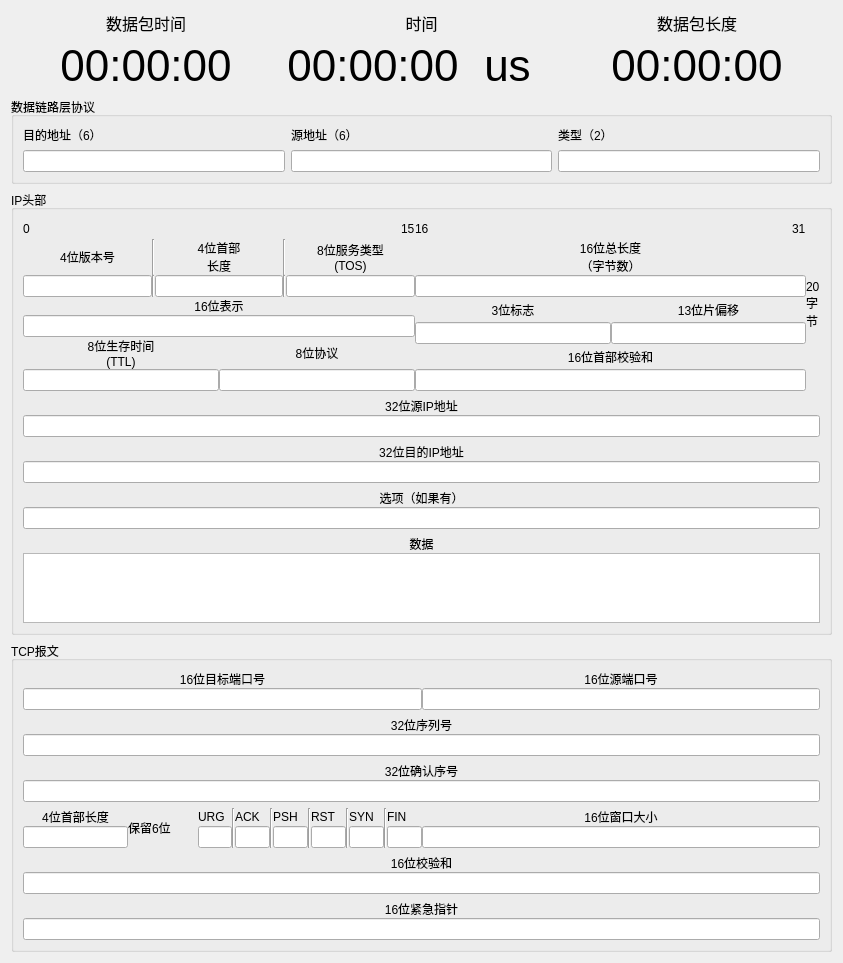
<?xml version="1.0" encoding="UTF-8"?>
<ui version="4.0">
 <class>TcpForm</class>
 <widget class="QWidget" name="TcpForm">
  <property name="geometry">
   <rect>
    <x>0</x>
    <y>0</y>
    <width>843</width>
    <height>917</height>
   </rect>
  </property>
  <property name="windowTitle">
   <string>Form</string>
  </property>
  <layout class="QVBoxLayout" name="verticalLayout_17" stretch="0,0,1,1">
   <item>
    <layout class="QHBoxLayout" name="horizontalLayout_13">
     <item>
      <layout class="QVBoxLayout" name="verticalLayout_36">
       <item>
        <widget class="QLabel" name="label_38">
         <property name="font">
          <font>
           <pointsize>12</pointsize>
          </font>
         </property>
         <property name="text">
          <string>数据包时间</string>
         </property>
         <property name="alignment">
          <set>Qt::AlignCenter</set>
         </property>
        </widget>
       </item>
       <item>
        <widget class="QLabel" name="label_time">
         <property name="font">
          <font>
           <pointsize>33</pointsize>
          </font>
         </property>
         <property name="lineWidth">
          <number>1</number>
         </property>
         <property name="text">
          <string>00:00:00</string>
         </property>
         <property name="alignment">
          <set>Qt::AlignCenter</set>
         </property>
        </widget>
       </item>
      </layout>
     </item>
     <item>
      <layout class="QVBoxLayout" name="verticalLayout_37">
       <item>
        <widget class="QLabel" name="label_39">
         <property name="font">
          <font>
           <pointsize>12</pointsize>
          </font>
         </property>
         <property name="text">
          <string>时间</string>
         </property>
         <property name="alignment">
          <set>Qt::AlignCenter</set>
         </property>
        </widget>
       </item>
       <item>
        <layout class="QHBoxLayout" name="horizontalLayout_14" stretch="0,0">
         <property name="spacing">
          <number>0</number>
         </property>
         <item>
          <widget class="QLabel" name="label_time_2">
           <property name="font">
            <font>
             <pointsize>33</pointsize>
            </font>
           </property>
           <property name="lineWidth">
            <number>1</number>
           </property>
           <property name="text">
            <string>00:00:00</string>
           </property>
           <property name="alignment">
            <set>Qt::AlignCenter</set>
           </property>
          </widget>
         </item>
         <item>
          <widget class="QLabel" name="label_time_3">
           <property name="font">
            <font>
             <pointsize>33</pointsize>
            </font>
           </property>
           <property name="lineWidth">
            <number>1</number>
           </property>
           <property name="text">
            <string>us</string>
           </property>
           <property name="alignment">
            <set>Qt::AlignCenter</set>
           </property>
          </widget>
         </item>
        </layout>
       </item>
      </layout>
     </item>
     <item>
      <layout class="QVBoxLayout" name="verticalLayout_38">
       <item>
        <widget class="QLabel" name="label_40">
         <property name="font">
          <font>
           <pointsize>12</pointsize>
          </font>
         </property>
         <property name="text">
          <string>数据包长度</string>
         </property>
         <property name="alignment">
          <set>Qt::AlignCenter</set>
         </property>
        </widget>
       </item>
       <item>
        <widget class="QLabel" name="label_len">
         <property name="font">
          <font>
           <pointsize>33</pointsize>
          </font>
         </property>
         <property name="lineWidth">
          <number>1</number>
         </property>
         <property name="text">
          <string>00:00:00</string>
         </property>
         <property name="alignment">
          <set>Qt::AlignCenter</set>
         </property>
        </widget>
       </item>
      </layout>
     </item>
    </layout>
   </item>
   <item>
    <widget class="QGroupBox" name="groupBox_3">
     <property name="title">
      <string>数据链路层协议</string>
     </property>
     <layout class="QHBoxLayout" name="horizontalLayout_12">
      <item>
       <layout class="QVBoxLayout" name="verticalLayout_33">
        <item>
         <widget class="QLabel" name="label_35">
          <property name="text">
           <string>目的地址（6）</string>
          </property>
         </widget>
        </item>
        <item>
         <widget class="QLineEdit" name="maclinkSrc"/>
        </item>
       </layout>
      </item>
      <item>
       <layout class="QVBoxLayout" name="verticalLayout_34">
        <item>
         <widget class="QLabel" name="label_36">
          <property name="text">
           <string>源地址（6）</string>
          </property>
         </widget>
        </item>
        <item>
         <widget class="QLineEdit" name="maclinkDes"/>
        </item>
       </layout>
      </item>
      <item>
       <layout class="QVBoxLayout" name="verticalLayout_35">
        <item>
         <widget class="QLabel" name="label_37">
          <property name="text">
           <string>类型（2）</string>
          </property>
         </widget>
        </item>
        <item>
         <widget class="QLineEdit" name="maclinkType"/>
        </item>
       </layout>
      </item>
     </layout>
    </widget>
   </item>
   <item>
    <widget class="QGroupBox" name="groupBox">
     <property name="font">
      <font>
       <pointsize>9</pointsize>
      </font>
     </property>
     <property name="title">
      <string>IP头部</string>
     </property>
     <layout class="QHBoxLayout" name="horizontalLayout_8">
      <item>
       <layout class="QVBoxLayout" name="verticalLayout_16">
        <item>
         <layout class="QHBoxLayout" name="horizontalLayout_7">
          <property name="spacing">
           <number>0</number>
          </property>
          <item>
           <layout class="QVBoxLayout" name="verticalLayout_15">
            <property name="spacing">
             <number>0</number>
            </property>
            <item>
             <layout class="QVBoxLayout" name="verticalLayout">
              <property name="spacing">
               <number>0</number>
              </property>
              <item>
               <layout class="QHBoxLayout" name="horizontalLayout">
                <property name="spacing">
                 <number>0</number>
                </property>
                <item>
                 <widget class="QLabel" name="label">
                  <property name="text">
                   <string>0</string>
                  </property>
                 </widget>
                </item>
                <item>
                 <spacer name="horizontalSpacer">
                  <property name="orientation">
                   <enum>Qt::Horizontal</enum>
                  </property>
                  <property name="sizeHint" stdset="0">
                   <size>
                    <width>40</width>
                    <height>20</height>
                   </size>
                  </property>
                 </spacer>
                </item>
                <item>
                 <widget class="QLabel" name="label_2">
                  <property name="text">
                   <string>15</string>
                  </property>
                 </widget>
                </item>
               </layout>
              </item>
              <item>
               <layout class="QHBoxLayout" name="horizontalLayout_2">
                <property name="spacing">
                 <number>0</number>
                </property>
                <item>
                 <widget class="QLabel" name="label_3">
                  <property name="text">
                   <string>4位版本号</string>
                  </property>
                  <property name="alignment">
                   <set>Qt::AlignCenter</set>
                  </property>
                 </widget>
                </item>
                <item>
                 <widget class="Line" name="line">
                  <property name="orientation">
                   <enum>Qt::Vertical</enum>
                  </property>
                 </widget>
                </item>
                <item>
                 <widget class="QLabel" name="label_4">
                  <property name="text">
                   <string>4位首部
长度</string>
                  </property>
                  <property name="alignment">
                   <set>Qt::AlignCenter</set>
                  </property>
                 </widget>
                </item>
                <item>
                 <widget class="Line" name="line_2">
                  <property name="orientation">
                   <enum>Qt::Vertical</enum>
                  </property>
                 </widget>
                </item>
                <item>
                 <widget class="QLabel" name="label_5">
                  <property name="text">
                   <string>8位服务类型
(TOS)</string>
                  </property>
                  <property name="alignment">
                   <set>Qt::AlignCenter</set>
                  </property>
                 </widget>
                </item>
               </layout>
              </item>
              <item>
               <layout class="QHBoxLayout" name="horizontalLayout_3">
                <property name="spacing">
                 <number>0</number>
                </property>
                <item>
                 <widget class="QLineEdit" name="IPver"/>
                </item>
                <item>
                 <widget class="Line" name="line_3">
                  <property name="orientation">
                   <enum>Qt::Vertical</enum>
                  </property>
                 </widget>
                </item>
                <item>
                 <widget class="QLineEdit" name="IPihl"/>
                </item>
                <item>
                 <widget class="Line" name="line_4">
                  <property name="orientation">
                   <enum>Qt::Vertical</enum>
                  </property>
                 </widget>
                </item>
                <item>
                 <widget class="QLineEdit" name="IPtos"/>
                </item>
               </layout>
              </item>
             </layout>
            </item>
            <item>
             <layout class="QVBoxLayout" name="verticalLayout_3">
              <property name="spacing">
               <number>0</number>
              </property>
              <item>
               <widget class="QLabel" name="label_6">
                <property name="text">
                 <string>16位表示</string>
                </property>
                <property name="alignment">
                 <set>Qt::AlignCenter</set>
                </property>
               </widget>
              </item>
              <item>
               <widget class="QLineEdit" name="IPidentification"/>
              </item>
             </layout>
            </item>
            <item>
             <layout class="QHBoxLayout" name="horizontalLayout_6">
              <property name="spacing">
               <number>0</number>
              </property>
              <item>
               <layout class="QVBoxLayout" name="verticalLayout_6">
                <property name="spacing">
                 <number>0</number>
                </property>
                <item>
                 <widget class="QLabel" name="label_12">
                  <property name="text">
                   <string>8位生存时间
(TTL)</string>
                  </property>
                  <property name="alignment">
                   <set>Qt::AlignCenter</set>
                  </property>
                 </widget>
                </item>
                <item>
                 <widget class="QLineEdit" name="IPttl"/>
                </item>
               </layout>
              </item>
              <item>
               <layout class="QVBoxLayout" name="verticalLayout_7">
                <property name="spacing">
                 <number>0</number>
                </property>
                <item>
                 <widget class="QLabel" name="label_13">
                  <property name="text">
                   <string>8位协议</string>
                  </property>
                  <property name="alignment">
                   <set>Qt::AlignCenter</set>
                  </property>
                 </widget>
                </item>
                <item>
                 <widget class="QLineEdit" name="IPproto"/>
                </item>
               </layout>
              </item>
             </layout>
            </item>
           </layout>
          </item>
          <item>
           <layout class="QVBoxLayout" name="verticalLayout_14">
            <property name="spacing">
             <number>0</number>
            </property>
            <item>
             <layout class="QVBoxLayout" name="verticalLayout_2">
              <property name="spacing">
               <number>0</number>
              </property>
              <item>
               <layout class="QHBoxLayout" name="horizontalLayout_4">
                <property name="spacing">
                 <number>0</number>
                </property>
                <item>
                 <widget class="QLabel" name="label_7">
                  <property name="text">
                   <string>16</string>
                  </property>
                 </widget>
                </item>
                <item>
                 <spacer name="horizontalSpacer_2">
                  <property name="orientation">
                   <enum>Qt::Horizontal</enum>
                  </property>
                  <property name="sizeHint" stdset="0">
                   <size>
                    <width>40</width>
                    <height>20</height>
                   </size>
                  </property>
                 </spacer>
                </item>
                <item>
                 <widget class="QLabel" name="label_8">
                  <property name="text">
                   <string>31</string>
                  </property>
                 </widget>
                </item>
               </layout>
              </item>
              <item>
               <widget class="QLabel" name="label_9">
                <property name="text">
                 <string>16位总长度
（字节数）</string>
                </property>
                <property name="alignment">
                 <set>Qt::AlignCenter</set>
                </property>
               </widget>
              </item>
              <item>
               <widget class="QLineEdit" name="IPtlen"/>
              </item>
             </layout>
            </item>
            <item>
             <layout class="QHBoxLayout" name="horizontalLayout_5">
              <property name="spacing">
               <number>0</number>
              </property>
              <item>
               <layout class="QVBoxLayout" name="verticalLayout_4">
                <property name="spacing">
                 <number>0</number>
                </property>
                <item>
                 <widget class="QLabel" name="label_10">
                  <property name="text">
                   <string>3位标志</string>
                  </property>
                  <property name="alignment">
                   <set>Qt::AlignCenter</set>
                  </property>
                 </widget>
                </item>
                <item>
                 <widget class="QLineEdit" name="IPflag"/>
                </item>
               </layout>
              </item>
              <item>
               <layout class="QVBoxLayout" name="verticalLayout_5">
                <property name="spacing">
                 <number>0</number>
                </property>
                <item>
                 <widget class="QLabel" name="label_11">
                  <property name="text">
                   <string>13位片偏移</string>
                  </property>
                  <property name="alignment">
                   <set>Qt::AlignCenter</set>
                  </property>
                 </widget>
                </item>
                <item>
                 <widget class="QLineEdit" name="IPoffset"/>
                </item>
               </layout>
              </item>
             </layout>
            </item>
            <item>
             <layout class="QVBoxLayout" name="verticalLayout_8">
              <property name="spacing">
               <number>0</number>
              </property>
              <item>
               <widget class="QLabel" name="label_14">
                <property name="text">
                 <string>16位首部校验和</string>
                </property>
                <property name="alignment">
                 <set>Qt::AlignCenter</set>
                </property>
               </widget>
              </item>
              <item>
               <widget class="QLineEdit" name="IPchecksum"/>
              </item>
             </layout>
            </item>
           </layout>
          </item>
          <item>
           <layout class="QVBoxLayout" name="verticalLayout_13">
            <property name="spacing">
             <number>0</number>
            </property>
            <item>
             <widget class="QLabel" name="label_20">
              <property name="text">
               <string>20
字
节</string>
              </property>
             </widget>
            </item>
           </layout>
          </item>
         </layout>
        </item>
        <item>
         <layout class="QVBoxLayout" name="verticalLayout_9">
          <property name="spacing">
           <number>0</number>
          </property>
          <item>
           <widget class="QLabel" name="label_15">
            <property name="text">
             <string>32位源IP地址</string>
            </property>
            <property name="alignment">
             <set>Qt::AlignCenter</set>
            </property>
           </widget>
          </item>
          <item>
           <widget class="QLineEdit" name="IPsrc"/>
          </item>
         </layout>
        </item>
        <item>
         <layout class="QVBoxLayout" name="verticalLayout_10">
          <property name="spacing">
           <number>0</number>
          </property>
          <item>
           <widget class="QLabel" name="label_16">
            <property name="text">
             <string>32位目的IP地址</string>
            </property>
            <property name="alignment">
             <set>Qt::AlignCenter</set>
            </property>
           </widget>
          </item>
          <item>
           <widget class="QLineEdit" name="IPdst"/>
          </item>
         </layout>
        </item>
        <item>
         <layout class="QVBoxLayout" name="verticalLayout_11">
          <property name="spacing">
           <number>0</number>
          </property>
          <item>
           <widget class="QLabel" name="label_17">
            <property name="text">
             <string>选项（如果有）</string>
            </property>
            <property name="alignment">
             <set>Qt::AlignCenter</set>
            </property>
           </widget>
          </item>
          <item>
           <widget class="QLineEdit" name="IPoption"/>
          </item>
         </layout>
        </item>
        <item>
         <layout class="QVBoxLayout" name="verticalLayout_12">
          <property name="spacing">
           <number>0</number>
          </property>
          <item>
           <widget class="QLabel" name="label_18">
            <property name="text">
             <string>数据</string>
            </property>
            <property name="alignment">
             <set>Qt::AlignCenter</set>
            </property>
           </widget>
          </item>
          <item>
           <widget class="QTextEdit" name="IPdata"/>
          </item>
         </layout>
        </item>
       </layout>
      </item>
     </layout>
    </widget>
   </item>
   <item>
    <widget class="QGroupBox" name="groupBox_2">
     <property name="title">
      <string>TCP报文</string>
     </property>
     <layout class="QVBoxLayout" name="verticalLayout_18">
      <item>
       <layout class="QHBoxLayout" name="horizontalLayout_9">
        <property name="spacing">
         <number>0</number>
        </property>
        <item>
         <layout class="QVBoxLayout" name="verticalLayout_19">
          <property name="spacing">
           <number>0</number>
          </property>
          <item>
           <widget class="QLabel" name="label_19">
            <property name="text">
             <string>16位目标端口号</string>
            </property>
            <property name="alignment">
             <set>Qt::AlignCenter</set>
            </property>
           </widget>
          </item>
          <item>
           <widget class="QLineEdit" name="tcpSrcport"/>
          </item>
         </layout>
        </item>
        <item>
         <layout class="QVBoxLayout" name="verticalLayout_20">
          <property name="spacing">
           <number>0</number>
          </property>
          <item>
           <widget class="QLabel" name="label_21">
            <property name="text">
             <string>16位源端口号</string>
            </property>
            <property name="alignment">
             <set>Qt::AlignCenter</set>
            </property>
           </widget>
          </item>
          <item>
           <widget class="QLineEdit" name="tcpDesport"/>
          </item>
         </layout>
        </item>
       </layout>
      </item>
      <item>
       <layout class="QVBoxLayout" name="verticalLayout_21">
        <property name="spacing">
         <number>0</number>
        </property>
        <item>
         <widget class="QLabel" name="label_22">
          <property name="text">
           <string>32位序列号</string>
          </property>
          <property name="alignment">
           <set>Qt::AlignCenter</set>
          </property>
         </widget>
        </item>
        <item>
         <widget class="QLineEdit" name="tcpseq"/>
        </item>
       </layout>
      </item>
      <item>
       <layout class="QVBoxLayout" name="verticalLayout_22">
        <property name="spacing">
         <number>0</number>
        </property>
        <item>
         <widget class="QLabel" name="label_23">
          <property name="text">
           <string>32位确认序号</string>
          </property>
          <property name="alignment">
           <set>Qt::AlignCenter</set>
          </property>
         </widget>
        </item>
        <item>
         <widget class="QLineEdit" name="tcpAck"/>
        </item>
       </layout>
      </item>
      <item>
       <layout class="QHBoxLayout" name="horizontalLayout_11" stretch="1,1">
        <property name="spacing">
         <number>0</number>
        </property>
        <item>
         <layout class="QHBoxLayout" name="horizontalLayout_10" stretch="3,2,1,1,1,1,1,1,1,1,1,1,1">
          <property name="spacing">
           <number>0</number>
          </property>
          <item>
           <layout class="QVBoxLayout" name="verticalLayout_23">
            <property name="spacing">
             <number>0</number>
            </property>
            <item>
             <widget class="QLabel" name="label_24">
              <property name="text">
               <string>4位首部长度</string>
              </property>
              <property name="alignment">
               <set>Qt::AlignCenter</set>
              </property>
             </widget>
            </item>
            <item>
             <widget class="QLineEdit" name="tcpth"/>
            </item>
           </layout>
          </item>
          <item>
           <widget class="QLabel" name="label_25">
            <property name="text">
             <string>保留6位</string>
            </property>
           </widget>
          </item>
          <item>
           <layout class="QVBoxLayout" name="verticalLayout_24">
            <property name="spacing">
             <number>0</number>
            </property>
            <item>
             <widget class="QLabel" name="label_26">
              <property name="text">
               <string>URG</string>
              </property>
             </widget>
            </item>
            <item>
             <widget class="QLineEdit" name="tcpfurg"/>
            </item>
           </layout>
          </item>
          <item>
           <widget class="Line" name="line_7">
            <property name="orientation">
             <enum>Qt::Vertical</enum>
            </property>
           </widget>
          </item>
          <item>
           <layout class="QVBoxLayout" name="verticalLayout_25">
            <property name="spacing">
             <number>0</number>
            </property>
            <item>
             <widget class="QLabel" name="label_27">
              <property name="text">
               <string>ACK</string>
              </property>
             </widget>
            </item>
            <item>
             <widget class="QLineEdit" name="tcpfack"/>
            </item>
           </layout>
          </item>
          <item>
           <widget class="Line" name="line_8">
            <property name="orientation">
             <enum>Qt::Vertical</enum>
            </property>
           </widget>
          </item>
          <item>
           <layout class="QVBoxLayout" name="verticalLayout_26">
            <item>
             <widget class="QLabel" name="label_28">
              <property name="text">
               <string>PSH</string>
              </property>
             </widget>
            </item>
            <item>
             <widget class="QLineEdit" name="tcpfpsh"/>
            </item>
           </layout>
          </item>
          <item>
           <widget class="Line" name="line_9">
            <property name="orientation">
             <enum>Qt::Vertical</enum>
            </property>
           </widget>
          </item>
          <item>
           <layout class="QVBoxLayout" name="verticalLayout_27">
            <property name="spacing">
             <number>0</number>
            </property>
            <item>
             <widget class="QLabel" name="label_29">
              <property name="text">
               <string>RST</string>
              </property>
             </widget>
            </item>
            <item>
             <widget class="QLineEdit" name="tcpfrst"/>
            </item>
           </layout>
          </item>
          <item>
           <widget class="Line" name="line_10">
            <property name="orientation">
             <enum>Qt::Vertical</enum>
            </property>
           </widget>
          </item>
          <item>
           <layout class="QVBoxLayout" name="verticalLayout_28">
            <property name="spacing">
             <number>0</number>
            </property>
            <item>
             <widget class="QLabel" name="label_30">
              <property name="text">
               <string>SYN</string>
              </property>
             </widget>
            </item>
            <item>
             <widget class="QLineEdit" name="tcpfsyn"/>
            </item>
           </layout>
          </item>
          <item>
           <widget class="Line" name="line_11">
            <property name="orientation">
             <enum>Qt::Vertical</enum>
            </property>
           </widget>
          </item>
          <item>
           <layout class="QVBoxLayout" name="verticalLayout_29">
            <property name="spacing">
             <number>0</number>
            </property>
            <item>
             <widget class="QLabel" name="label_31">
              <property name="text">
               <string>FIN</string>
              </property>
             </widget>
            </item>
            <item>
             <widget class="QLineEdit" name="tcpffin"/>
            </item>
           </layout>
          </item>
         </layout>
        </item>
        <item>
         <layout class="QVBoxLayout" name="verticalLayout_30">
          <property name="spacing">
           <number>0</number>
          </property>
          <item>
           <widget class="QLabel" name="label_32">
            <property name="text">
             <string>16位窗口大小</string>
            </property>
            <property name="alignment">
             <set>Qt::AlignCenter</set>
            </property>
           </widget>
          </item>
          <item>
           <widget class="QLineEdit" name="tcpfwsize"/>
          </item>
         </layout>
        </item>
       </layout>
      </item>
      <item>
       <layout class="QVBoxLayout" name="verticalLayout_31">
        <property name="spacing">
         <number>0</number>
        </property>
        <item>
         <widget class="QLabel" name="label_33">
          <property name="text">
           <string>16位校验和</string>
          </property>
          <property name="alignment">
           <set>Qt::AlignCenter</set>
          </property>
         </widget>
        </item>
        <item>
         <widget class="QLineEdit" name="tcpchaksum"/>
        </item>
       </layout>
      </item>
      <item>
       <layout class="QVBoxLayout" name="verticalLayout_32">
        <property name="spacing">
         <number>0</number>
        </property>
        <item>
         <widget class="QLabel" name="label_34">
          <property name="text">
           <string>16位紧急指针</string>
          </property>
          <property name="alignment">
           <set>Qt::AlignCenter</set>
          </property>
         </widget>
        </item>
        <item>
         <widget class="QLineEdit" name="tcpagent"/>
        </item>
       </layout>
      </item>
     </layout>
    </widget>
   </item>
  </layout>
 </widget>
 <resources/>
 <connections/>
</ui>
